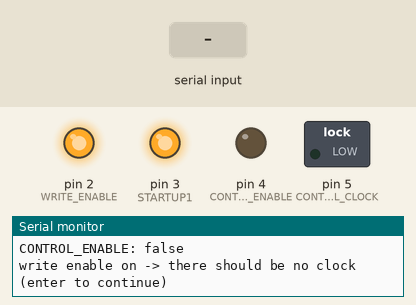
A sketch run on a simulated Arduino Uno, built with avr-gcc and run on an emulated ATmega328P. Parts: switched loads named in the sketch (green lamp = pin HIGH), output pins drawn as LEDs (lit = HIGH), the last lines printed to the serial monitor. Inputs (shaded band) come from the test bench.

Above: at 0.9 s.
1.0 s: "c\n" received over Serial
At 1.9 s:
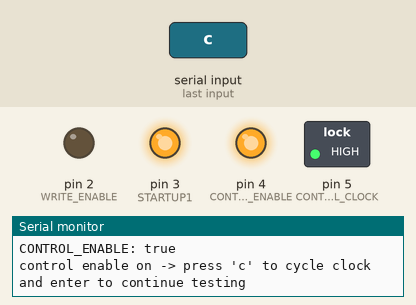
2.5 s: byte 10 ('\n') received over Serial
At 3.0 s:
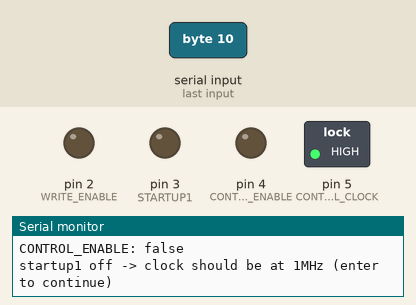
4.0 s: "1\n" received over Serial
At 4.5 s:
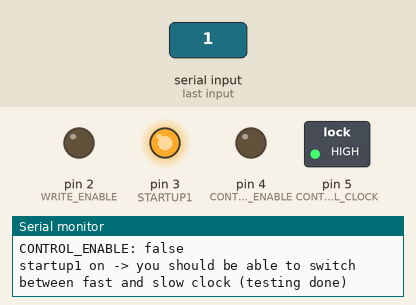
5.5 s: byte 99 ('c') received over Serial
At 6.5 s:
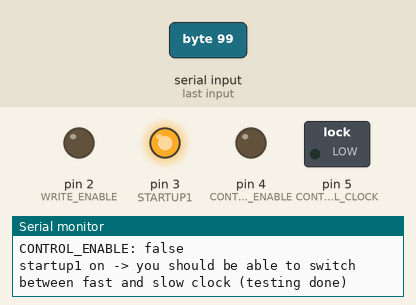
Timing chart, 0 to 8.0 s (numbered marks = the images above; inputs shaded):
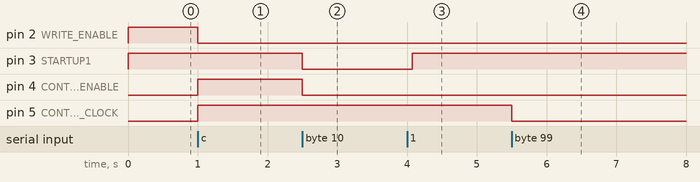

Measured:
- after the input at 1.0 s, pin 2 (WRITE_ENABLE): HIGH → LOW at once; pin 4 (CONTROL_ENABLE), pin 5 (CONTROL_CLOCK): LOW → HIGH at once
- after the input at 2.5 s, pin 3 (STARTUP1), pin 4 (CONTROL_ENABLE): HIGH → LOW at once
- after the input at 4.0 s, pin 3 (STARTUP1): LOW → HIGH after 0.08 s
- after the input at 5.5 s, pin 5 (CONTROL_CLOCK): HIGH → LOW at once

The sketch:

clock_unit.ino
```cpp
#define WRITE_ENABLE 2
#define STARTUP1 3
#define CONTROL_ENABLE 4
#define CONTROL_CLOCK 5

#define FLAG_WRITE_ENABLE 0b1
#define FLAG_STARTUP1 0b10
#define FLAG_CONTROL_ENABLE 0b100

/**
  CLOCK_JK.1Q connected to oscilloscope
*/

const char *TEST_LABELS[] = {
  "write enable on -> there should be no clock (enter to continue)",
  "control enable on -> press 'c' to cycle clock and enter to continue testing",
  "startup1 off -> clock should be at 1MHz (enter to continue)",
  "startup1 on -> you should be able to switch between fast and slow clock (testing done)"
};

const char REGISTER_VALUES[] = {
  FLAG_WRITE_ENABLE | FLAG_STARTUP1,
  FLAG_CONTROL_ENABLE | FLAG_STARTUP1,
  0b0,
  FLAG_STARTUP1
};

const int TEST_LENGTH = 4;

bool control_clock = false;

void setup() {
  // put your setup code here, to run once:
  pinMode(WRITE_ENABLE, OUTPUT);
  pinMode(STARTUP1, OUTPUT);
  pinMode(CONTROL_ENABLE, OUTPUT);
  pinMode(CONTROL_CLOCK, OUTPUT);

  Serial.begin(9600);
  Serial.println();

  for (int i = 0; i < TEST_LENGTH; i++) {
    Serial.print("WRITE_ENABLE: ");
    Serial.println(REGISTER_VALUES[i] & FLAG_WRITE_ENABLE ? "true" : "false");
    Serial.print("STARTUP1: ");
    Serial.println(REGISTER_VALUES[i] & FLAG_STARTUP1 ? "true" : "false");
    Serial.print("CONTROL_ENABLE: ");
    Serial.println(REGISTER_VALUES[i] & FLAG_CONTROL_ENABLE ? "true" : "false");

    digitalWrite(WRITE_ENABLE, REGISTER_VALUES[i] & FLAG_WRITE_ENABLE);
    digitalWrite(STARTUP1, REGISTER_VALUES[i] & FLAG_STARTUP1);
    digitalWrite(CONTROL_ENABLE, REGISTER_VALUES[i] & FLAG_CONTROL_ENABLE);

    Serial.println(TEST_LABELS[i]);

    bool enter = false;
    while (!enter) {
      while (!Serial.available()) {}

      switch (Serial.read()) {
        case '\n':
          enter = true;
          break;
        case 'c':
          control_clock = !control_clock;
          digitalWrite(CONTROL_CLOCK, control_clock);
          break;
        default:
          Serial.print("unknown command.\n");
          Serial.println(TEST_LABELS[i]);
          break;
      }
    }
  }
}

void loop() {
  // put your main code here, to run repeatedly:

}
```
